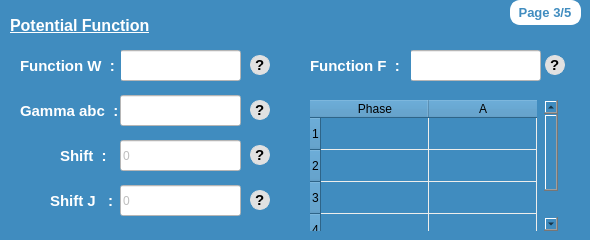
      <widget class="QWidget" name="page_4">
       <property name="styleSheet">
        <string notr="true">background-color: rgb(64, 140, 191);</string>
       </property>
       <widget class="QLabel" name="label_63">
        <property name="geometry">
         <rect>
          <x>20</x>
          <y>95</y>
          <width>101</width>
          <height>31</height>
         </rect>
        </property>
        <property name="font">
         <font>
          <family>Ubuntu</family>
          <pointsize>11</pointsize>
          <weight>75</weight>
          <italic>false</italic>
          <bold>true</bold>
         </font>
        </property>
        <property name="styleSheet">
         <string notr="true">color : white;</string>
        </property>
        <property name="text">
         <string>Gamma abc  :</string>
        </property>
       </widget>
       <widget class="QLineEdit" name="funcWGP">
        <property name="geometry">
         <rect>
          <x>120</x>
          <y>50</y>
          <width>121</width>
          <height>31</height>
         </rect>
        </property>
        <property name="styleSheet">
         <string notr="true">background-color: rgb(255, 255, 255);</string>
        </property>
       </widget>
       <widget class="QLineEdit" name="funcFGP">
        <property name="geometry">
         <rect>
          <x>410</x>
          <y>50</y>
          <width>131</width>
          <height>31</height>
         </rect>
        </property>
        <property name="styleSheet">
         <string notr="true">background-color: rgb(255, 255, 255);</string>
        </property>
        <property name="text">
         <string/>
        </property>
       </widget>
       <widget class="QLabel" name="label_60">
        <property name="geometry">
         <rect>
          <x>20</x>
          <y>50</y>
          <width>101</width>
          <height>31</height>
         </rect>
        </property>
        <property name="font">
         <font>
          <family>Ubuntu</family>
          <pointsize>11</pointsize>
          <weight>75</weight>
          <italic>false</italic>
          <bold>true</bold>
         </font>
        </property>
        <property name="styleSheet">
         <string notr="true">color : white;</string>
        </property>
        <property name="text">
         <string>Function W  :</string>
        </property>
       </widget>
       <widget class="QLineEdit" name="gammaABCGP">
        <property name="geometry">
         <rect>
          <x>120</x>
          <y>95</y>
          <width>121</width>
          <height>31</height>
         </rect>
        </property>
        <property name="styleSheet">
         <string notr="true">background-color: rgb(255, 255, 255);</string>
        </property>
       </widget>
       <widget class="QLabel" name="label_77">
        <property name="geometry">
         <rect>
          <x>10</x>
          <y>10</y>
          <width>201</width>
          <height>31</height>
         </rect>
        </property>
        <property name="font">
         <font>
          <family>Ubuntu</family>
          <pointsize>12</pointsize>
          <weight>75</weight>
          <italic>false</italic>
          <bold>true</bold>
          <underline>true</underline>
         </font>
        </property>
        <property name="styleSheet">
         <string notr="true">color: rgb(255, 255, 255);</string>
        </property>
        <property name="text">
         <string>Potential Function</string>
        </property>
       </widget>
       <widget class="QLineEdit" name="shiftGP">
        <property name="enabled">
         <bool>false</bool>
        </property>
        <property name="geometry">
         <rect>
          <x>120</x>
          <y>140</y>
          <width>121</width>
          <height>31</height>
         </rect>
        </property>
        <property name="styleSheet">
         <string notr="true">background-color: rgb(255, 255, 255);</string>
        </property>
        <property name="text">
         <string>0</string>
        </property>
       </widget>
       <widget class="QLabel" name="label_68">
        <property name="geometry">
         <rect>
          <x>50</x>
          <y>185</y>
          <width>71</width>
          <height>31</height>
         </rect>
        </property>
        <property name="font">
         <font>
          <family>Ubuntu</family>
          <pointsize>11</pointsize>
          <weight>75</weight>
          <italic>false</italic>
          <bold>true</bold>
         </font>
        </property>
        <property name="styleSheet">
         <string notr="true">color : white;</string>
        </property>
        <property name="text">
         <string>Shift J   :</string>
        </property>
       </widget>
       <widget class="QLineEdit" name="shiftJGP">
        <property name="enabled">
         <bool>false</bool>
        </property>
        <property name="geometry">
         <rect>
          <x>120</x>
          <y>185</y>
          <width>121</width>
          <height>31</height>
         </rect>
        </property>
        <property name="styleSheet">
         <string notr="true">background-color: rgb(255, 255, 255);</string>
        </property>
        <property name="text">
         <string>0</string>
        </property>
       </widget>
       <widget class="QLabel" name="label_69">
        <property name="geometry">
         <rect>
          <x>60</x>
          <y>140</y>
          <width>51</width>
          <height>31</height>
         </rect>
        </property>
        <property name="font">
         <font>
          <family>Ubuntu</family>
          <pointsize>11</pointsize>
          <weight>75</weight>
          <italic>false</italic>
          <bold>true</bold>
         </font>
        </property>
        <property name="styleSheet">
         <string notr="true">color : white;</string>
        </property>
        <property name="text">
         <string>Shift  :</string>
        </property>
       </widget>
       <widget class="QLabel" name="label_82">
        <property name="geometry">
         <rect>
          <x>510</x>
          <y>0</y>
          <width>71</width>
          <height>25</height>
         </rect>
        </property>
        <property name="font">
         <font>
          <family>Ubuntu</family>
          <pointsize>10</pointsize>
          <weight>75</weight>
          <bold>true</bold>
         </font>
        </property>
        <property name="styleSheet">
         <string notr="true">background-color: rgb(255, 255, 255);
border : 2px solid white;
border-radius :10px;
color :rgb(64, 140, 191);</string>
        </property>
        <property name="text">
         <string> Page 3/5</string>
        </property>
       </widget>
       <widget class="QLabel" name="label_64">
        <property name="geometry">
         <rect>
          <x>310</x>
          <y>50</y>
          <width>101</width>
          <height>31</height>
         </rect>
        </property>
        <property name="font">
         <font>
          <family>Ubuntu</family>
          <pointsize>11</pointsize>
          <weight>75</weight>
          <italic>false</italic>
          <bold>true</bold>
         </font>
        </property>
        <property name="styleSheet">
         <string notr="true">color : white;</string>
        </property>
        <property name="text">
         <string>Function F  :</string>
        </property>
       </widget>
       <widget class="QTableWidget" name="tableWidgetGPA">
        <property name="geometry">
         <rect>
          <x>310</x>
          <y>100</y>
          <width>248</width>
          <height>131</height>
         </rect>
        </property>
        <property name="font">
         <font>
          <family>Ubuntu</family>
          <pointsize>11</pointsize>
         </font>
        </property>
        <property name="styleSheet">
         <string notr="true">#tableWidgetGPA{
gridline-color: rgb(238, 238, 236);
border : none;
}

#tableWidgetGPA::item {
    color: white;
}</string>
        </property>
        <property name="midLineWidth">
         <number>0</number>
        </property>
        <property name="horizontalScrollBarPolicy">
         <enum>Qt::ScrollBarAlwaysOff</enum>
        </property>
        <property name="selectionMode">
         <enum>QAbstractItemView::SingleSelection</enum>
        </property>
        <property name="rowCount">
         <number>4</number>
        </property>
        <attribute name="horizontalHeaderDefaultSectionSize">
         <number>108</number>
        </attribute>
        <attribute name="horizontalHeaderMinimumSectionSize">
         <number>39</number>
        </attribute>
        <attribute name="verticalHeaderDefaultSectionSize">
         <number>32</number>
        </attribute>
        <row/>
        <row/>
        <row/>
        <row/>
        <column>
         <property name="text">
          <string>Phase</string>
         </property>
        </column>
        <column>
         <property name="text">
          <string>A</string>
         </property>
        </column>
       </widget>
       <widget class="QLabel" name="label_225">
        <property name="geometry">
         <rect>
          <x>250</x>
          <y>145</y>
          <width>20</width>
          <height>20</height>
         </rect>
        </property>
        <property name="font">
         <font>
          <family>Segoe UI Symbol</family>
          <pointsize>11</pointsize>
          <weight>75</weight>
          <italic>false</italic>
          <bold>true</bold>
         </font>
        </property>
        <property name="toolTip">
         <string>&lt;html&gt;&lt;head/&gt;&lt;body&gt;&lt;p&gt;The key &amp;quot;Shift&amp;quot; refers to the value by which the fi</string>
        </property>
        <property name="styleSheet">
         <string notr="true">background-color: rgb(225, 225, 225);
color:rgb(0, 0, 0);
border-radius : 10px; 
border : 1px solid rgb(225, 225, 225);</string>
        </property>
        <property name="text">
         <string>?</string>
        </property>
       </widget>
       <widget class="QLabel" name="label_226">
        <property name="geometry">
         <rect>
          <x>250</x>
          <y>100</y>
          <width>20</width>
          <height>20</height>
         </rect>
        </property>
        <property name="font">
         <font>
          <family>Segoe UI Symbol</family>
          <pointsize>11</pointsize>
          <weight>75</weight>
          <italic>false</italic>
          <bold>true</bold>
         </font>
        </property>
        <property name="toolTip">
         <string>&lt;html&gt;&lt;head/&gt;&lt;body&gt;&lt;p&gt;The tuple Gamma abc={} is a list of third-order terms γ&lt;span style=&quot; vertical-align:sub;&quot;&gt;αβ𝛿&lt;/span&gt;&lt;/p&gt;&lt;p&gt;• Only combinations γ&lt;span style=&quot; vertical-align:sub;&quot;&gt;αβ𝛿 &lt;/span&gt;are considered where α &amp;lt; β &amp;lt; 𝛿&lt;/p&gt;&lt;/body&gt;&lt;/html&gt;</string>
        </property>
        <property name="styleSheet">
         <string notr="true">background-color: rgb(225, 225, 225);
color:rgb(0, 0, 0);
border-radius : 10px; 
border : 1px solid rgb(225, 225, 225);</string>
        </property>
        <property name="text">
         <string>?</string>
        </property>
       </widget>
       <widget class="QLabel" name="label_227">
        <property name="geometry">
         <rect>
          <x>250</x>
          <y>55</y>
          <width>20</width>
          <height>20</height>
         </rect>
        </property>
        <property name="font">
         <font>
          <family>Segoe UI Symbol</family>
          <pointsize>11</pointsize>
          <weight>75</weight>
          <italic>false</italic>
          <bold>true</bold>
         </font>
        </property>
        <property name="toolTip">
         <string>&lt;html&gt;&lt;head/&gt;&lt;body&gt;&lt;p&gt;The &amp;quot;Function W&amp;quot; key represents the potential function w (ϕ)&lt;/p&gt;&lt;p&gt;• For a value of Function W=1, the multi-obstacle potential is selected&lt;/p&gt;&lt;p&gt;• While for Function W=2, the multi-well potential is selected &lt;/p&gt;&lt;/body&gt;&lt;/html&gt;</string>
        </property>
        <property name="styleSheet">
         <string notr="true">background-color: rgb(225, 225, 225);
color:rgb(0, 0, 0);
border-radius : 10px; 
border : 1px solid rgb(225, 225, 225);</string>
        </property>
        <property name="text">
         <string>?</string>
        </property>
       </widget>
       <widget class="QLabel" name="label_228">
        <property name="geometry">
         <rect>
          <x>250</x>
          <y>190</y>
          <width>20</width>
          <height>20</height>
         </rect>
        </property>
        <property name="font">
         <font>
          <family>Segoe UI Symbol</family>
          <pointsize>11</pointsize>
          <weight>75</weight>
          <italic>false</italic>
          <bold>true</bold>
         </font>
        </property>
        <property name="toolTip">
         <string>&lt;html&gt;&lt;head/&gt;&lt;body&gt;&lt;p&gt;The key &amp;quot;ShiftJ&amp;quot; refers when the phase boundaries reach the grid-position.&lt;/p&gt;&lt;/body&gt;&lt;/html&gt;</string>
        </property>
        <property name="styleSheet">
         <string notr="true">background-color: rgb(225, 225, 225);
color:rgb(0, 0, 0);
border-radius : 10px; 
border : 1px solid rgb(225, 225, 225);</string>
        </property>
        <property name="text">
         <string>?</string>
        </property>
       </widget>
       <widget class="QLabel" name="label_229">
        <property name="geometry">
         <rect>
          <x>545</x>
          <y>55</y>
          <width>20</width>
          <height>20</height>
         </rect>
        </property>
        <property name="font">
         <font>
          <family>Segoe UI Symbol</family>
          <pointsize>11</pointsize>
          <weight>75</weight>
          <italic>false</italic>
          <bold>true</bold>
         </font>
        </property>
        <property name="toolTip">
         <string>&lt;html&gt;&lt;head/&gt;&lt;body&gt;&lt;p&gt;The key &amp;quot;Function F&amp;quot; refers to the selection of the particular free-energy density per unit volume.&lt;/p&gt;&lt;/body&gt;&lt;/html&gt;</string>
        </property>
        <property name="styleSheet">
         <string notr="true">background-color: rgb(225, 225, 225);
color:rgb(0, 0, 0);
border-radius : 10px; 
border : 1px solid rgb(225, 225, 225);</string>
        </property>
        <property name="text">
         <string>?</string>
        </property>
       </widget>
      </widget>
